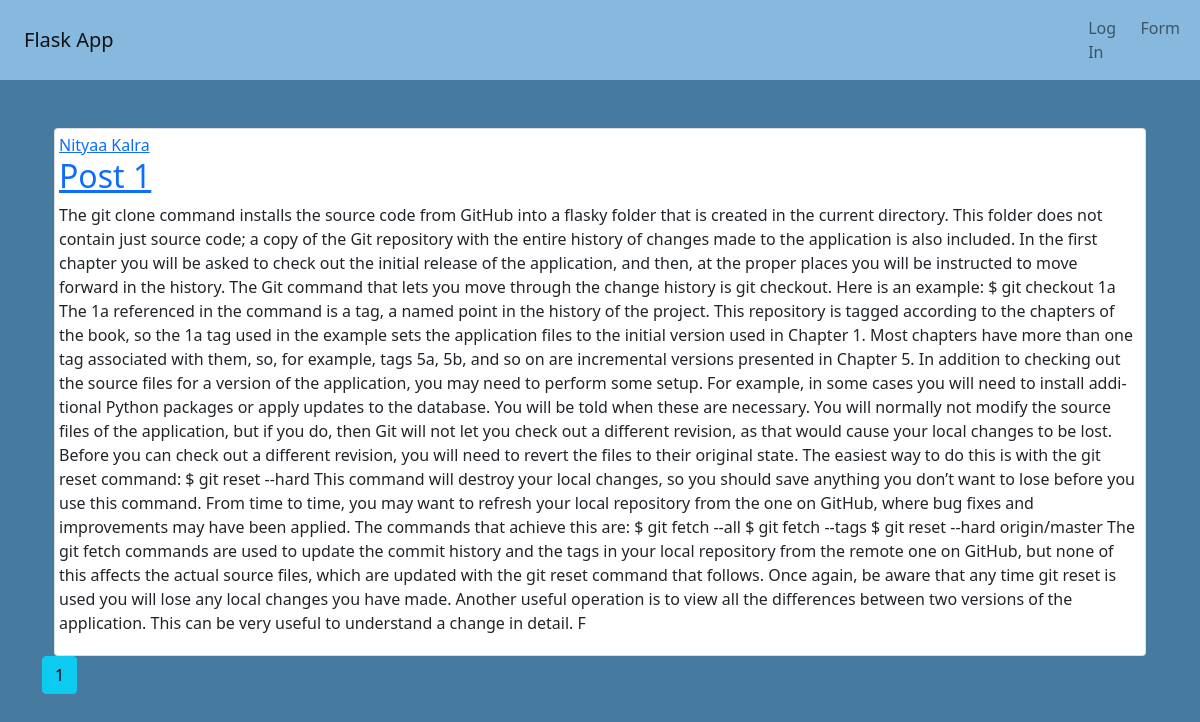
Before: / with the older database file.
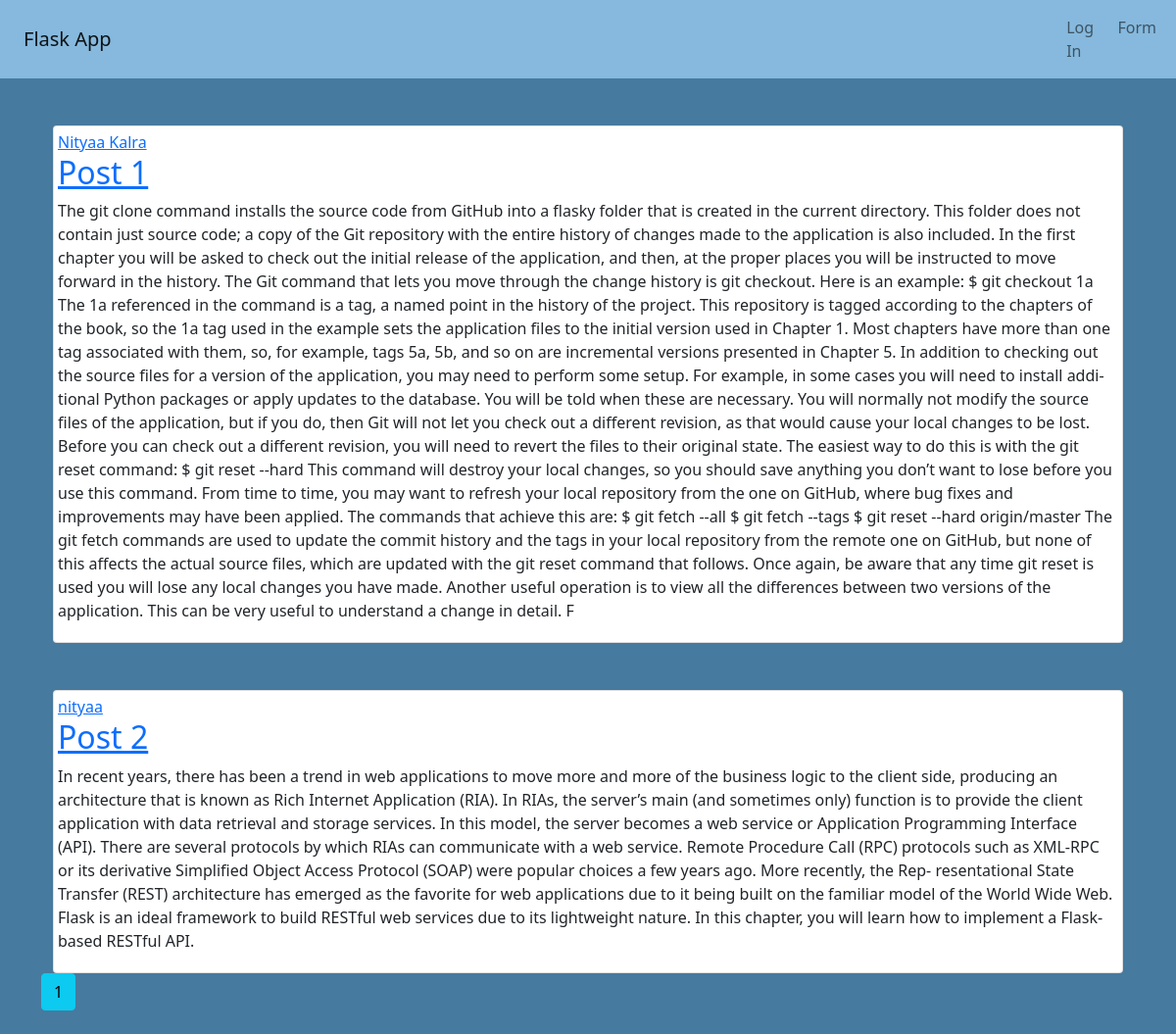
After: the same page with the newer database file.
### mainApp/models.py (models this page shows, shortened)
class Post(db.Model):
    id = db.Column(db.Integer, primary_key=True)
    title = db.Column(db.String(100))
    content = db.Column(db.Text)
    user_id = db.Column(db.Integer, db.ForeignKey('user.id'))

class User(db.Model, UserMixin):
    id = db.Column(db.Integer, primary_key=True)
    username = db.Column(db.String(20), unique=True)
    email = db.Column(db.String(120), unique=True)
    image_file = db.Column(db.String(20), default='default.jpg')
    password = db.Column(db.String(60))
    posts = db.relationship('Post', backref='author', lazy=True)

### mainApp/main/routes.py (the view)
@main.route('/')
def index():
    page=request.args.get('page',1, type=int)
    posts=Post.query.paginate(per_page=2, page=page)
    return render_template('index.html', posts=posts)

### mainApp/templates/index.html (shortened to what this page needs)
{% extends "base.html" %}
{% block content %}
{% for post in posts.items %}
<div class="container mt-5 d-flex justify-content-center">
<div class= "card p-1 mx-auto">
<article class="media content-section">
  <div class="media-body">
    <div class="article-metadata">
        <a class="mr-2" href="{{ url_for('users.user_post', username=post.author.username)}}">{{ post.author.username }}</a>
    </div>
    <h2><a class="article-title" href="{{ url_for('posts.post', post_id=post.id) }}">{{ post.title }}</a></h2>
    <p class="article-content">{{ post.content }}</p>
  </div>
</article>
</div>
</div>
{% endfor %}
{% for page_num in posts.iter_pages(left_edge=1, right_edge=1, left_current=1, right_current=2) %}
{% if page_num %}
  {% if posts.page == page_num %}
    <a class="btn btn-info mb-4" href="{{ url_for('main.index', page=page_num) }}">{{ page_num }}</a>
  {% else %}
    <a class="btn btn-outline-info mb-4" href="{{ url_for('main.index', page=page_num) }}">{{ page_num }}</a>
  {% endif %}
{% else %}
  ...
{% endif %}
{% endfor %}
{% endblock content %}

### mainApp/templates/base.html (shortened to what this page needs)
<!doctype html>
<html lang="en">
  <head>
    <link href="https://cdn.jsdelivr.net/npm/bootstrap@5.0.2/dist/css/bootstrap.min.css" rel="stylesheet">
  </head>
  <body style="background-color: #467a9e;">
        {% include 'navbar.html'%}
        <div class="container">
        {% block content %}{% endblock %}
      </div>
  </body>
</html>

### mainApp/templates/navbar.html (shortened to what this page needs)
<nav class="navbar navbar-expand-lg navbar-light" style="background-color: #86b9dd;">
    <div class="container-fluid">
        <div class="container">
            <a class="navbar-brand mx-auto" href="{{url_for('main.index')}}">Flask App</a>
        </div>
      <div class="collapse navbar-collapse" id="navbarSupportedContent">
        <ul class="navbar-nav mx-auto">
          {% if current_user.is_authenticated%}
          <li class="nav-item">
            <a class="nav-link" href="{{url_for('users.logout')}}">Log Out</a>
          </li>
          <li class="nav-item">
            <a class="nav-link" href="{{url_for('users.profile')}}">Profile</a>
          </li>
          <li class="nav-item">
            <a class="nav-link" href="{{url_for('posts.new_post')}}">New Post</a>
          </li>
          {% else %}
            <li class="nav-item">
              <a class="nav-link" href="{{url_for('users.loginForm')}}">Log In</a>
            </li>
            <li class="nav-item">
              <a class="nav-link" href="{{url_for('users.form')}}">Form</a>
            </li>
          {% endif %}
        </ul>
      </div>
    </div>
  </nav>

Changed rows visible on the page:
added Post: author.username "nityaa", title "Post 2", content "In recent years, there has been a trend in web applications to move more and more of the business logic to the client side, producing an architecture that is known as Rich Internet Application (RIA). In RIAs, the server’s main (and sometimes only) function is to provide the client application with data retrieval and storage services. In this model, the server becomes a web service or Application Programming Interface (API). There are several protocols by which RIAs can communicate with a web service. Remote Procedure Call (RPC) protocols such as XML-RPC or its derivative Simplified Object Access Protocol (SOAP) were popular choices a few years ago. More recently, the Rep‐ resentational…"
